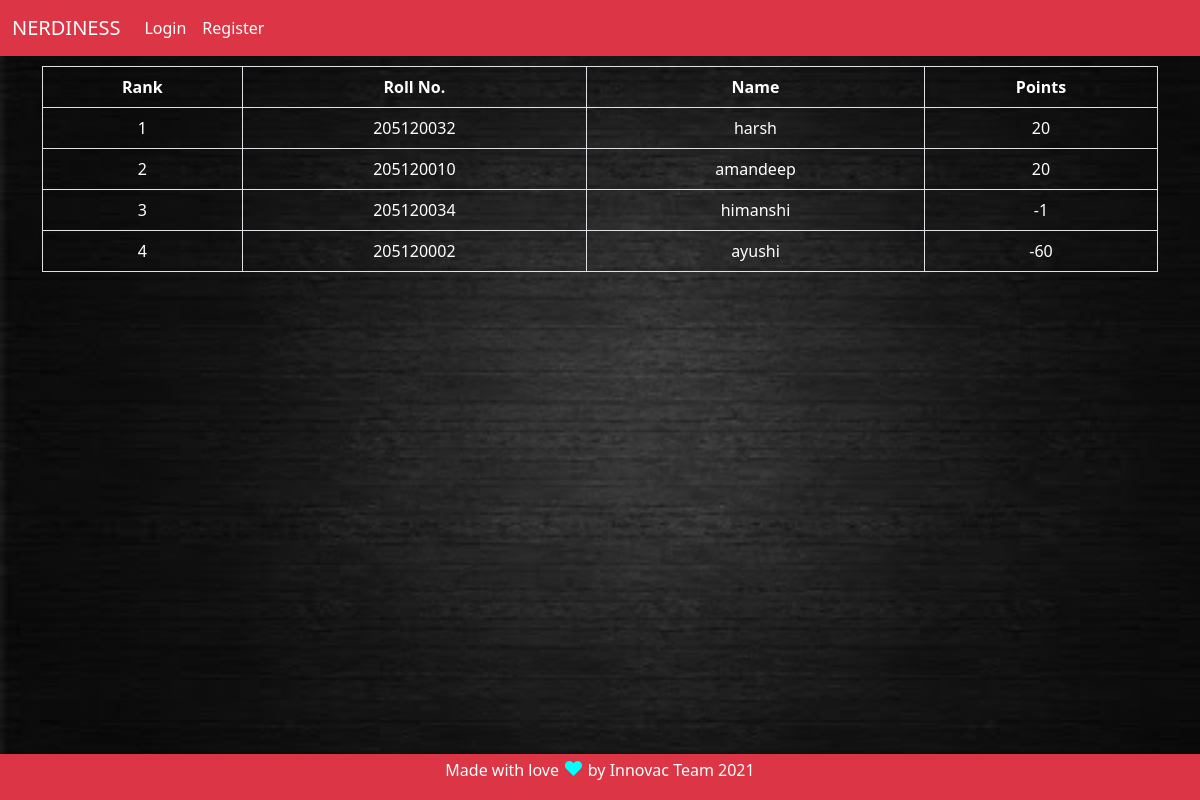
The app's page /leaderboard with its own data.
### quiz/models.py (models this page shows, shortened)
class User(db.Model, UserMixin):
    id = db.Column(db.Integer, primary_key = True)
    roll = db.Column(db.String(64), unique=True, index=True)
    username = db.Column(db.String(64), unique=True, index=True)
    password_hash = db.Column(db.String(128))
    q_level = db.Column(db.Integer, default=0)
    points = db.Column(db.Integer, default=20)

### quiz/views.py (the view)
@app.route('/leaderboard')
def leaderboard():
    users=User.query.order_by(User.points.desc()).all()
    return render_template('leaderboard.html',users=users)

### quiz/templates/leaderboard.html
{% extends "base.html" %}
{% block content %}
<div class="container">
  <div class="table-responsive">
    <table class="table text-white text-center table-bordered">
      <thead>
       <tr>
         <th>Rank</th>
         <th>Roll No.</th>
         <th>Name</th>
         <th>Points</th>
       </tr>
     </thead>
    <tbody>
      <tr>
        {% set rank=namespace(value=1) %}
        {% for user in users %}
        <td>{{rank.value}}</td>
        <td>{{user.roll}}</td>
        <td>{{user.username}}</td>
        <td>{{user.points}}</td>
      </tr>
      {% set rank.value=rank.value+1 %}
      {% endfor %}
      </tbody>
    </table>
  </div>
</div>
{% endblock %}

### quiz/static/style.css (style rules this page uses)
html, body { height: 100%; -webkit-background-size: cover; -moz-background-size: cover; -o-background-size: cover; background-size: cover; background-attachment: fixed; }
body { display: flex; flex-direction: column; }

### records on screen
User: value "1", roll "205120032", username "harsh", points "20"
User: value "2", roll "205120010", username "amandeep", points "20"
User: value "3", roll "205120034", username "himanshi", points "-1"
User: value "4", roll "205120002", username "ayushi", points "-60"
